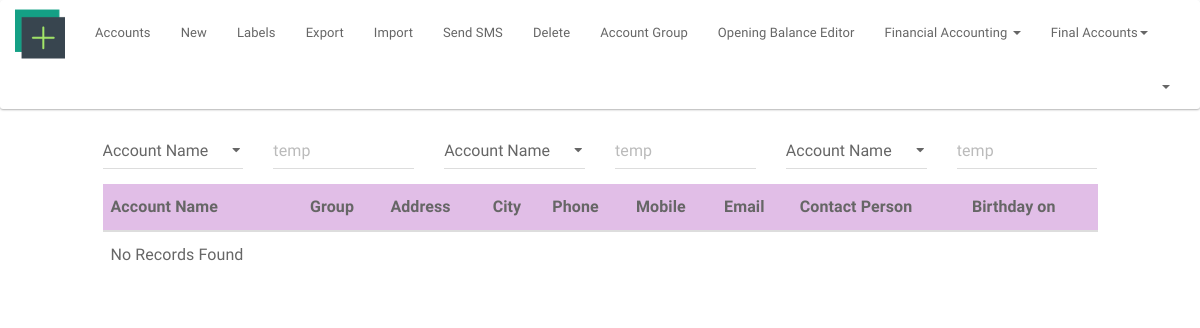
/index.php/accounts, run on an earlier commit of the app's database.
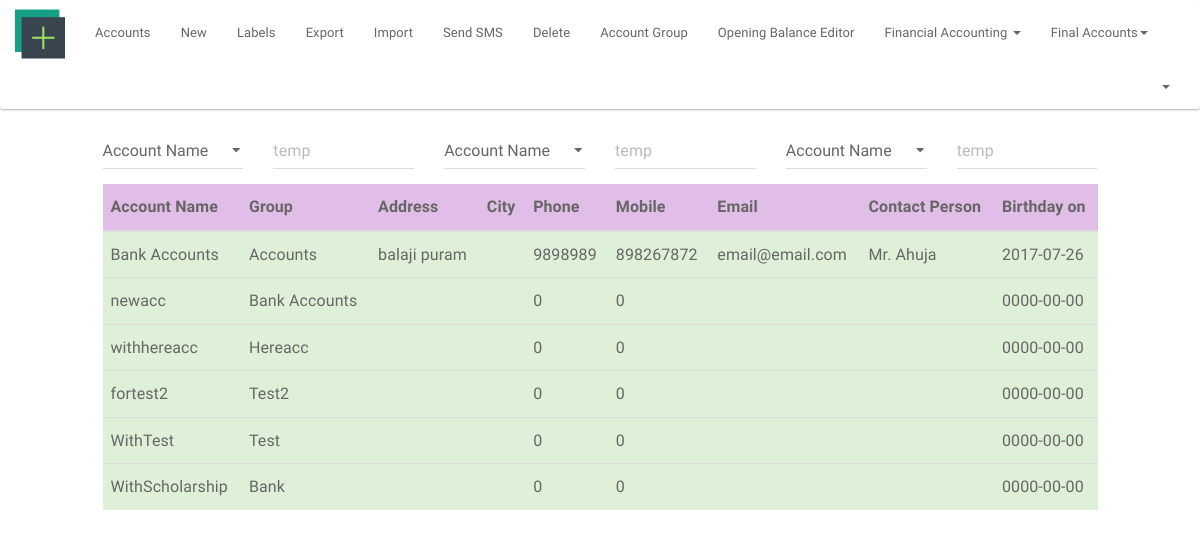
And on a later commit of the database.
### tables this page shows
CREATE TABLE `account` (
  `account_id` int(11) NOT NULL,
  `account_name` varchar(20) NOT NULL,
  `print_name` text NOT NULL,
  `group_acc` varchar(15) NOT NULL,
  `op_bal` int(5) NOT NULL,
  `dr_cr` varchar(20) NOT NULL,
  `address` text NOT NULL,
  `address1` text NOT NULL,
  `city` varchar(15) NOT NULL,
  `state` varchar(25) NOT NULL,
  `email` varchar(60) NOT NULL,
  `phone` int(10) NOT NULL,
  `mobile` int(10) NOT NULL,
  `contact_per` varchar(20) NOT NULL,
  `birthday_on` date NOT NULL,
  `anniv_on` date NOT NULL,
  `bank_name` text NOT NULL,
  `bank_acc_no` int(11) NOT NULL,
  `cheque_p_name` text NOT NULL
);

### application/controllers/accounts.php (called while the page is built, shortened)
<?php
class Accounts extends MY_Controller{
    public function __construct()
    {
        $this->load->model('get_header_info','ghi');
        $username = $this->ghi->get_admin();
        $this->load->view('private/accounts/header',['username'=>$username]);
        $this->load->view('private/accounts/footer');
    }
    public function index(){
        $this->load->model('get_model', 'gm');
        $stu_list = $this->gm->account_list();
        $this->load->view('private/accounts/default', ['account_det' => $stu_list]);
    }
}

### index.php (called while the page is built, shortened)
<?php
require_once BASEPATH.'core/CodeIgniter.php';

### application/models/get_model.php (called while the page is built, shortened)
<?php
class Get_model extends MY_Model
{
    public function account_list(){
        $query = $this->db->get('account');
        $res = $query->result();
        return $res;
    }
}

### application/views/private/accounts/default.php (the view, shortened to what the changed rows need)
<div class="row">
    <div class="col-lg-10">
        <table class="table  table-hover ">
            <thead>
            <tr class="info">
                <th>Account Name</th>
                <th>Group</th>
                <th>Address</th>
                <th>City</th>
                <th>Phone</th>
                <th>Mobile</th>
                <th>Email</th>
                <th>Contact Person</th>
                <th>Birthday on</th>
            </tr>
            </thead>
            <tbody>
            <?php if (count($account_det)): ?>
                <?php foreach ($account_det as $acc_det): ?>
                    <tr class="success">
                        <td><?php echo $acc_det->account_name ?></td>
                        <td><?php echo $acc_det->group_acc ?></td>
                        <td><?php echo $acc_det->address ?></td>
                        <td><?php echo $acc_det->city?></td>
                        <td><?php echo $acc_det->phone ?></td>
                        <td><?php echo $acc_det->mobile ?></td>
                        <td><?php echo $acc_det->email ?></td>
                        <td><?php echo $acc_det->contact_per ?></td>
                        <td><?php echo $acc_det->birthday_on ?></td>
                    </tr>
                <?php endforeach; ?>
            <?php else: ?>
                <tr>
                    <td>No Records Found</td>
                </tr>
            <?php endif; ?>
            </tbody>
        </table>
    </div>
</div>

### application/views/private/accounts/header.php (shortened to what the changed rows need)
<html>
<head>
    <link href="<?= base_url() ?>public/assets/css/bootswatch_paper.css" rel="stylesheet"/>
    <link href="<?= base_url() ?>public/assets/css/font-awesome.min.css" rel="stylesheet">
    <link href='<?= base_url() ?>public/assets/css/google_fonts.css' rel='stylesheet' type='text/css'>
</head>
<body>
<nav class="navbar navbar-default">
    <div class="container-fluid">
        <div class="navbar-header">
            <a class="navbar-brand" href="<?= site_url('dashboard/') ?>"><img
                        src="<?= base_url() ?>public/assets/img/dash.png" style="margin-top: -12px;" height="50" width="50"></a>
        </div>
    </div>
</nav>

What changed in the data, as far as the page shows it:
added account: account_name "Bank Accounts", group_acc "Accounts", address "balaji puram", phone "9898989", mobile "898267872", email "email@email.com", contact_per "Mr. Ahuja", birthday_on "2017-07-26"
added account: account_name "newacc", group_acc "Bank Accounts", phone "0", mobile "0", birthday_on "0000-00-00"
added account: account_name "withhereacc", group_acc "Hereacc", phone "0", mobile "0", birthday_on "0000-00-00"
added account: account_name "fortest2", group_acc "Test2", phone "0", mobile "0", birthday_on "0000-00-00"
added account: account_name "WithTest", group_acc "Test", phone "0", mobile "0", birthday_on "0000-00-00"
added account: account_name "WithScholarship", group_acc "Bank", phone "0", mobile "0", birthday_on "0000-00-00"
Also different on the page:
text no longer shown: "No Records Found"
